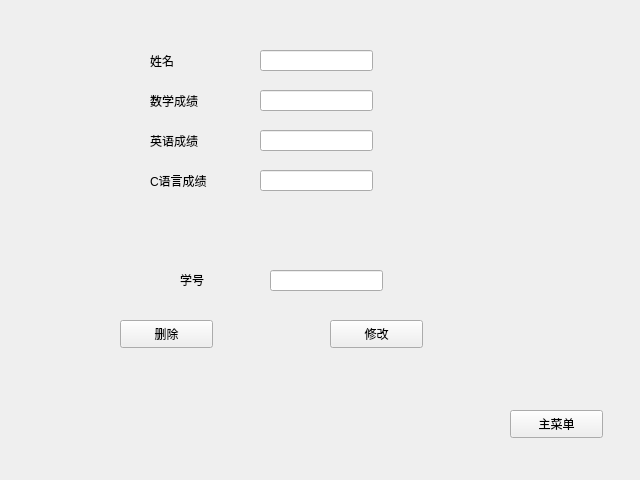
<?xml version="1.0" encoding="UTF-8"?>
<ui version="4.0">
 <class>ModifyWidget</class>
 <widget class="QWidget" name="ModifyWidget">
  <property name="geometry">
   <rect>
    <x>0</x>
    <y>0</y>
    <width>640</width>
    <height>480</height>
   </rect>
  </property>
  <property name="windowTitle">
   <string>Form</string>
  </property>
  <property name="styleSheet">
   <string notr="true"/>
  </property>
  <widget class="QPushButton" name="returnButton">
   <property name="geometry">
    <rect>
     <x>510</x>
     <y>410</y>
     <width>93</width>
     <height>28</height>
    </rect>
   </property>
   <property name="text">
    <string>主菜单</string>
   </property>
  </widget>
  <widget class="QLabel" name="nameLabel">
   <property name="geometry">
    <rect>
     <x>150</x>
     <y>50</y>
     <width>72</width>
     <height>21</height>
    </rect>
   </property>
   <property name="text">
    <string>姓名</string>
   </property>
  </widget>
  <widget class="QLineEdit" name="nameLineEdit">
   <property name="geometry">
    <rect>
     <x>260</x>
     <y>50</y>
     <width>113</width>
     <height>21</height>
    </rect>
   </property>
  </widget>
  <widget class="QLabel" name="mathLabel">
   <property name="geometry">
    <rect>
     <x>150</x>
     <y>90</y>
     <width>72</width>
     <height>21</height>
    </rect>
   </property>
   <property name="text">
    <string>数学成绩</string>
   </property>
  </widget>
  <widget class="QLineEdit" name="mathLineEdit">
   <property name="geometry">
    <rect>
     <x>260</x>
     <y>90</y>
     <width>113</width>
     <height>21</height>
    </rect>
   </property>
  </widget>
  <widget class="QLabel" name="enLabel">
   <property name="geometry">
    <rect>
     <x>150</x>
     <y>130</y>
     <width>72</width>
     <height>21</height>
    </rect>
   </property>
   <property name="text">
    <string>英语成绩</string>
   </property>
  </widget>
  <widget class="QLineEdit" name="enLineEdit">
   <property name="geometry">
    <rect>
     <x>260</x>
     <y>130</y>
     <width>113</width>
     <height>21</height>
    </rect>
   </property>
  </widget>
  <widget class="QLabel" name="cLabel">
   <property name="geometry">
    <rect>
     <x>150</x>
     <y>170</y>
     <width>72</width>
     <height>21</height>
    </rect>
   </property>
   <property name="text">
    <string>C语言成绩</string>
   </property>
  </widget>
  <widget class="QLineEdit" name="cLineEdit">
   <property name="geometry">
    <rect>
     <x>260</x>
     <y>170</y>
     <width>113</width>
     <height>21</height>
    </rect>
   </property>
  </widget>
  <widget class="QLabel" name="idLabel">
   <property name="geometry">
    <rect>
     <x>180</x>
     <y>270</y>
     <width>72</width>
     <height>20</height>
    </rect>
   </property>
   <property name="text">
    <string>学号</string>
   </property>
  </widget>
  <widget class="QLineEdit" name="idLineEdit">
   <property name="geometry">
    <rect>
     <x>270</x>
     <y>270</y>
     <width>113</width>
     <height>21</height>
    </rect>
   </property>
  </widget>
  <widget class="QPushButton" name="deleteButton">
   <property name="geometry">
    <rect>
     <x>120</x>
     <y>320</y>
     <width>93</width>
     <height>28</height>
    </rect>
   </property>
   <property name="text">
    <string>删除</string>
   </property>
  </widget>
  <widget class="QPushButton" name="modifyButton">
   <property name="geometry">
    <rect>
     <x>330</x>
     <y>320</y>
     <width>93</width>
     <height>28</height>
    </rect>
   </property>
   <property name="text">
    <string>修改</string>
   </property>
  </widget>
 </widget>
 <resources/>
 <connections/>
</ui>
